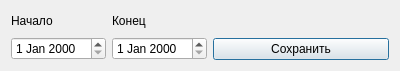
<?xml version="1.0" encoding="UTF-8"?>
<ui version="4.0">
 <class>ReportEventsWindow</class>
 <widget class="QDialog" name="ReportEventsWindow">
  <property name="geometry">
   <rect>
    <x>0</x>
    <y>0</y>
    <width>400</width>
    <height>71</height>
   </rect>
  </property>
  <property name="windowTitle">
   <string>Dialog</string>
  </property>
  <layout class="QHBoxLayout" name="horizontalLayout_2">
   <item>
    <layout class="QHBoxLayout" name="horizontalLayout">
     <item>
      <layout class="QVBoxLayout" name="verticalLayout">
       <item>
        <widget class="QLabel" name="label">
         <property name="text">
          <string>Начало</string>
         </property>
        </widget>
       </item>
       <item>
        <widget class="QDateEdit" name="dateEditBegin"/>
       </item>
      </layout>
     </item>
     <item>
      <layout class="QVBoxLayout" name="verticalLayout_2">
       <item>
        <widget class="QLabel" name="label_2">
         <property name="text">
          <string>Конец</string>
         </property>
        </widget>
       </item>
       <item>
        <widget class="QDateEdit" name="dateEditEnd"/>
       </item>
      </layout>
     </item>
    </layout>
   </item>
   <item>
    <layout class="QVBoxLayout" name="verticalLayout_3">
     <item>
      <spacer name="verticalSpacer">
       <property name="orientation">
        <enum>Qt::Vertical</enum>
       </property>
       <property name="sizeHint" stdset="0">
        <size>
         <width>20</width>
         <height>40</height>
        </size>
       </property>
      </spacer>
     </item>
     <item>
      <widget class="QPushButton" name="pushButtonSave">
       <property name="text">
        <string>Сохранить</string>
       </property>
      </widget>
     </item>
    </layout>
   </item>
  </layout>
 </widget>
 <resources/>
 <connections/>
</ui>
